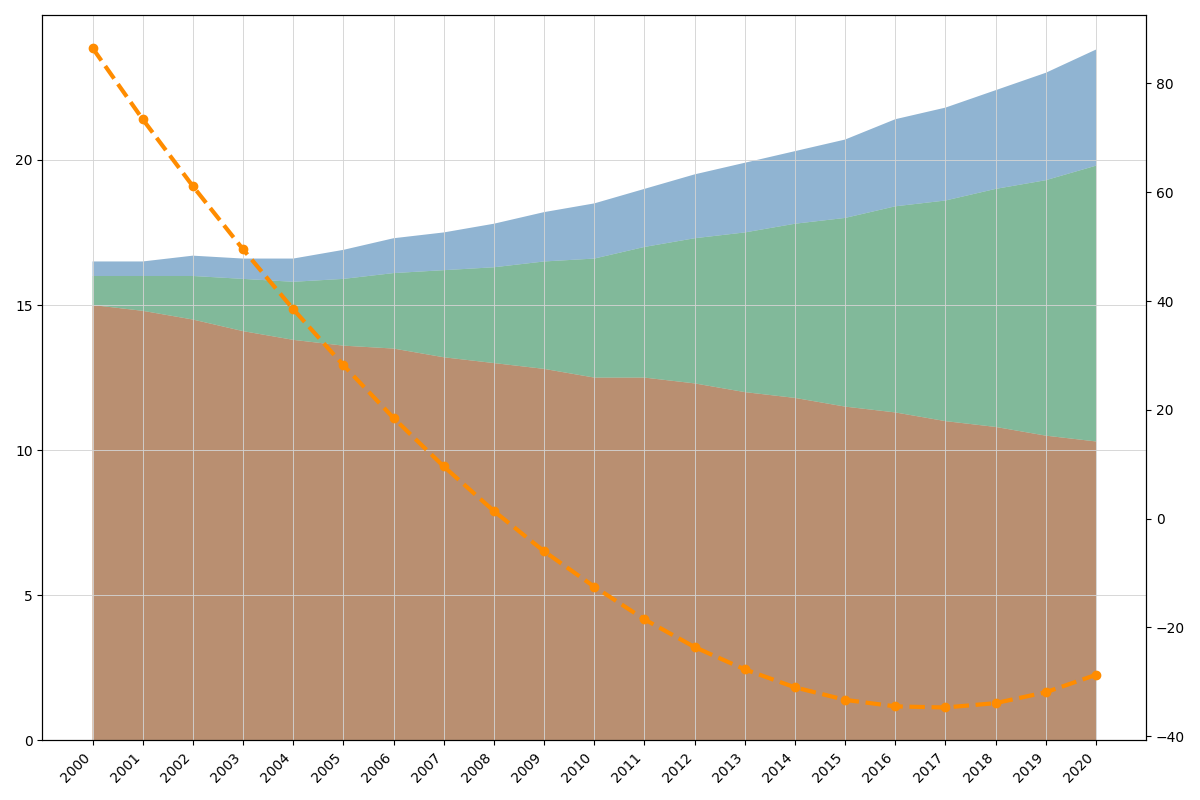

The Python source for this figure:
import matplotlib.pyplot as plt
import numpy as np

years = np.arange(2000, 2021)

deforestation = np.array([15, 14.8, 14.5, 14.1, 13.8, 13.6, 13.5, 13.2, 13.0, 12.8, 12.5, 12.5, 12.3, 12.0, 11.8, 11.5, 11.3, 11.0, 10.8, 10.5, 10.3])
reforestation = np.array([1, 1.2, 1.5, 1.8, 2.0, 2.3, 2.6, 3.0, 3.3, 3.7, 4.1, 4.5, 5.0, 5.5, 6.0, 6.5, 7.1, 7.6, 8.2, 8.8, 9.5])

# New data series for conservation efforts, represented as increments each year
conservation_efforts = np.array([0.5, 0.5, 0.7, 0.7, 0.8, 1.0, 1.2, 1.3, 1.5, 1.7, 1.9, 2.0, 2.2, 2.4, 2.5, 2.7, 3.0, 3.2, 3.4, 3.7, 4.0])

initial_forest_coverage = 100
net_deforestation = deforestation - reforestation - conservation_efforts
forest_coverage = initial_forest_coverage - np.cumsum(net_deforestation)

data_stack = np.vstack([deforestation, reforestation, conservation_efforts])

fig, ax = plt.subplots(figsize=(12, 8))

ax.stackplot(years, data_stack, colors=['#8B4513', '#2E8B57', '#4682B4'], alpha=0.6)

ax2 = ax.twinx()
ax2.plot(years, forest_coverage, color='darkorange', linestyle='--', linewidth=3, marker='o')

ax.set_xticks(years)
ax.set_xticklabels(years, rotation=45, ha='right')
ax.grid(visible=True, which='major', linestyle='-', linewidth=0.7, color='lightgray', alpha=0.9)

plt.tight_layout()
plt.show()
